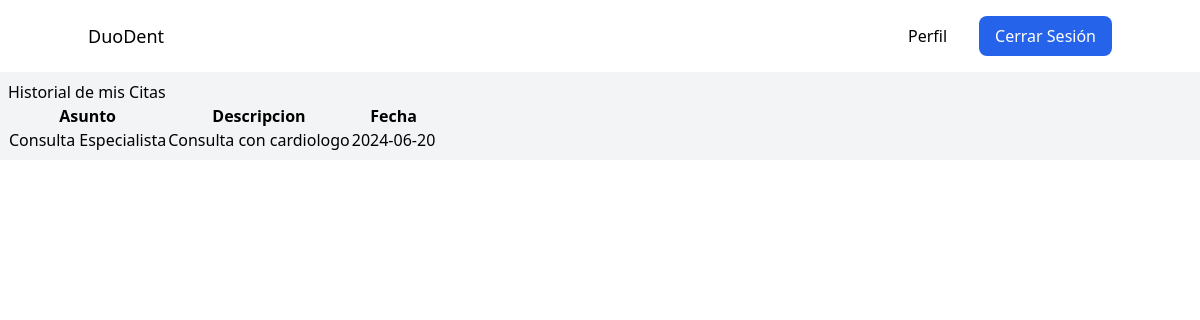
The app's page /miscitas.php (signed in) with its own data.
### tables this page shows
CREATE TABLE Citas (
    ID_Cita INTEGER PRIMARY KEY auto_increment,
    Asunto VARCHAR(100),
    Descripcion VARCHAR(255),
    Fecha DATE,
    Hora TIME,
    Tiempo TIME,
    Estado VARCHAR(20),
    Id_User INTEGER NOT NULL,
    FOREIGN KEY (Id_User) REFERENCES User(ID_User)
);

### models/Citas.php (called while the page is built, shortened)
<?php
class Citas
{
    public function mostrarMisCitas($id)
    {
        $conn = new Conn();
        $conexion = $conn->conectar();
        $resultados = [];
        $sql = "SELECT * FROM citas WHERE Id_User = ?";
        $stmt = $conexion->prepare($sql);
        if ($stmt->execute([$id])) {
            while ($fila = $stmt->fetch(PDO::FETCH_ASSOC)) {
                $resultados[] = $fila;
            }
        } else {
            error_log('Error al ejecutar la consulta: ' . $stmt->errorInfo()[2]);
        }
        return $resultados;
    }
}

### controllers/CitaController.php (called while the page is built, shortened)
<?php
require_once "models/Citas.php";
class CitasController
{
    public function mostrarMisCitas($id)
    {
        $citas = new Citas();
        return $citas->mostrarMisCitas($id);
    }
}

### miscitas.php (the view, shortened to what this page needs)
<?php
require_once "controllers/CitaController.php";
$citaController = new CitasController();
$citas = $citaController->mostrarMisCitas($_SESSION["id"]);
?>
<?php
require_once 'layout/header.php';
require_once 'layout/nav.php';
?>
<div class="p-2 bg-gray-100">
    <h2>Historial de mis Citas</h2>
    <table>
        <thead>
            <tr>
                <th>Asunto</th>
                <th>Descripcion</th>
                <th>Fecha</th>
            </tr>
        </thead>
        <tbody>
            <?php foreach ($citas as $cita) : ?>
                <tr>
                    <td><?php echo $cita["Asunto"] ?></td>
                    <td><?php echo $cita["Descripcion"] ?></td>
                    <td><?php echo $cita["Fecha"] ?></td>
                </tr>
            <?php endforeach; ?>
        </tbody>
    </table>
</div>

### records on screen
citas: Asunto "Consulta Especialista", Descripcion "Consulta con cardiologo", Fecha "2024-06-20"
